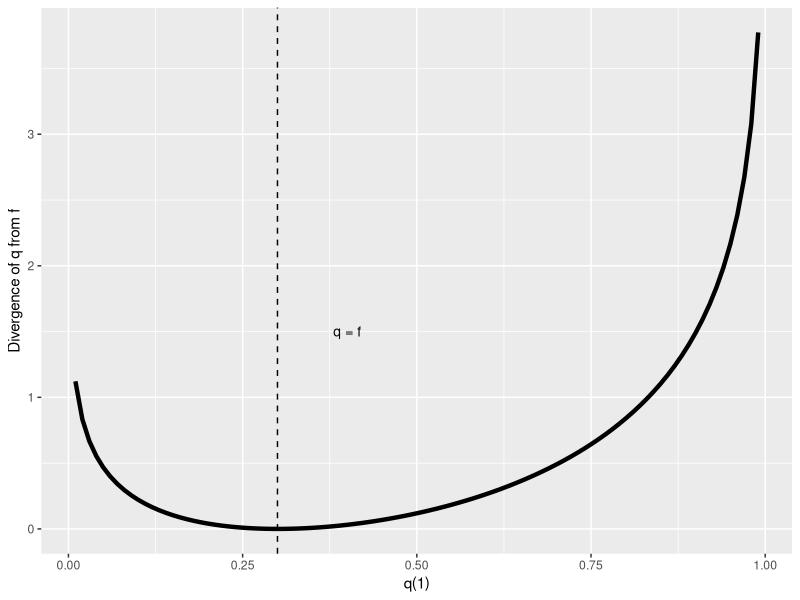

Recreate this plot in R.
sppnames <- c( "afarensis","africanus","habilis",
               "boisei", "rudolfensis","ergaster",
               "sapiens")
brainvolcc <- c( 438 , 452 , 612, 521, 752, 871, 
                 1350 )
masskg <- c( 37.0 , 35.5 , 34.5 , 41.5 , 55.5 , 
             61.0 , 53.5 )
d <- data.frame( species=sppnames , brain=brainvolcc,
                 mass=masskg )


reg.ev.1 <- lm( brain ~ mass , data=d )
reg.ev.2 <- lm( brain ~ mass + I(mass^2)
                , data=d )
reg.ev.3 <- lm( brain ~ mass + I(mass^2)
                + I(mass^3),data=d )
reg.ev.4 <- lm( brain ~ mass + I(mass^2)
                + I(mass^3) + I(mass^4),data=d )
reg.ev.5 <- lm( brain ~ mass + I(mass^2)
                + I(mass^3) + I(mass^4)
                + I(mass^5),data=d )
reg.ev.6 <- lm( brain ~ mass + I(mass^2)
                + I(mass^3) + I(mass^4)+ 
                  I(mass^5)+ I(mass^6),data=d )

summary(reg.ev.1)$r.squared
summary(reg.ev.2)$r.squared
summary(reg.ev.3)$r.squared
summary(reg.ev.4)$r.squared
summary(reg.ev.5)$r.squared
summary(reg.ev.6)$r.squared

reg.ev.0 <- lm( brain ~ 1 , data=d )
summary(reg.ev.0)$r.squared

f <- c( 0.3 , 0.7 )
-sum( f*log2(f) )

f <- c( 0.01 , 0.99 )
-sum( f*log2(f) )

f<-c(0.3,0.7)
q<-c(0.25,0.75)
sum(f* log2(f/ q)) 

q<-f
sum(f* log2(f/ q)) 

library(tidyverse)

t <- 
  tibble(f_1  = .3,
         f_2  = .7,
         q_1  = seq(from = .01, to = .99, by = .01)) %>% 
  mutate(q_2  = 1 - q_1) %>%
  mutate(d_kl = (f_1 * log2(f_1 / q_1)) + (f_2 * log2(f_2 / q_2)))

t %>% 
  ggplot(aes(x = q_1, y = d_kl)) +
  geom_vline(xintercept = .3,  linetype = 2) +
  geom_line(size = 1.5) +
  annotate(geom = "text", x = .4, y = 1.5, label = "q = f", 
           size = 3.5) +
  labs(x = "q(1)",
       y = "Divergence of q from f") 


logLik(reg.ev.1)
logLik(reg.ev.2)

-2*logLik(reg.ev.1)
-2*logLik(reg.ev.2)
-2*logLik(reg.ev.3)
-2*logLik(reg.ev.4)

library(MASS)
rid.ev.4<- lm.ridge(brain ~ mass + I(mass^2)
         + I(mass^3) + I(mass^4),data=d,lambda = 0.1) 
rid.ev.4

